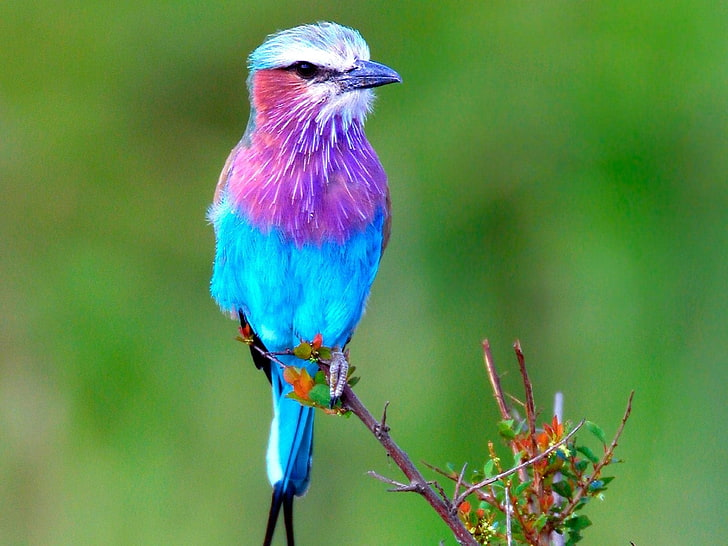
#> input picture test_img.jpg, 728 x 546 px
$ python -i augment_and_mix.py   (imports and definitions only)
#> lines starting #> are read from the running program, lines starting #| are printed output that depends on the picture
# Copyright 2019 Google LLC
#
# Licensed under the Apache License, Version 2.0 (the "License");
# you may not use this file except in compliance with the License.
# You may obtain a copy of the License at
#
#     https://www.apache.org/licenses/LICENSE-2.0
#
# Unless required by applicable law or agreed to in writing, software
# distributed under the License is distributed on an "AS IS" BASIS,
# WITHOUT WARRANTIES OR CONDITIONS OF ANY KIND, either express or implied.
# See the License for the specific language governing permissions and
# limitations under the License.
# ==============================================================================
"""Reference implementation of AugMix's data augmentation method in numpy."""
import augmentations
import numpy as np
from PIL import Image

# CIFAR-10 constants
MEAN = [0.4914, 0.4822, 0.4465]
STD = [0.2023, 0.1994, 0.2010]


def normalize(image):
  """Normalize input image channel-wise to zero mean and unit variance."""
  image = image.transpose(2, 0, 1)  # Switch to channel-first
  mean, std = np.array(MEAN), np.array(STD)
  image = (image - mean[:, None, None]) / std[:, None, None]
  return image.transpose(1, 2, 0)


def apply_op(image, op, severity):
  image = np.clip(image * 255., 0, 255).astype(np.uint8)
  pil_img = Image.fromarray(image)  # Convert to PIL.Image
  pil_img = op(pil_img, severity)
  return np.asarray(pil_img) / 255.


def augment_and_mix(image, severity=3, width=3, depth=-1, alpha=1.):
  """Perform AugMix augmentations and compute mixture.

  Args:
    image: Raw input image as float32 np.ndarray of shape (h, w, c)
    severity: Severity of underlying augmentation operators (between 1 to 10).
    width: Width of augmentation chain
    depth: Depth of augmentation chain. -1 enables stochastic depth uniformly
      from [1, 3]
    alpha: Probability coefficient for Beta and Dirichlet distributions.

  Returns:
    mixed: Augmented and mixed image.
  """
  ws = np.float32(
      np.random.dirichlet([alpha] * width))
  m = np.float32(np.random.beta(alpha, alpha))

  mix = np.zeros_like(normalize(image))
  for i in range(width):
    image_aug = image.copy()
    d = depth if depth > 0 else np.random.randint(1, 4)
    for _ in range(d):
      op = np.random.choice(augmentations.augmentations)
      image_aug = apply_op(image_aug, op, severity)
    # Preprocessing commutes since all coefficients are convex
    mix += ws[i] * normalize(image_aug)

  mixed = (1 - m) * normalize(image) + m * mix
  return mixed

>>> import cv2
>>> picture = cv2.imread('test_img.jpg', cv2.IMREAD_GRAYSCALE)
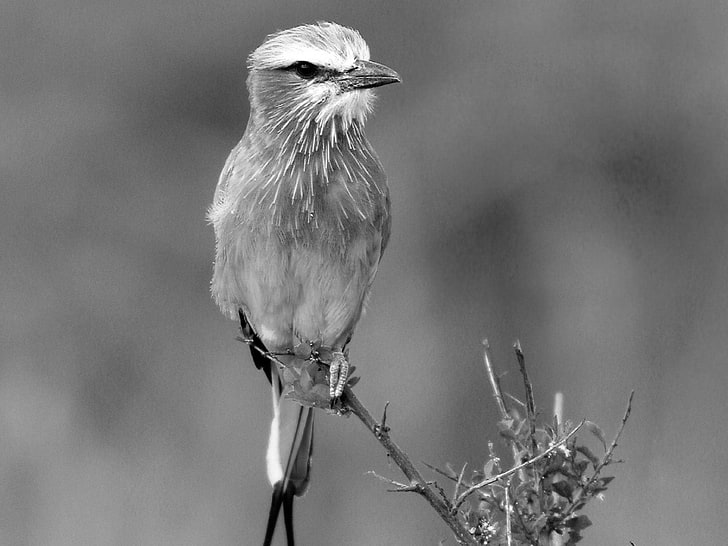
#> picture: shape (546, 728); min 0, max 255, mean 117.9
>>> result = augment_and_mix(picture)
#> (the run stopped early here; a loop or call above may not have finished)
